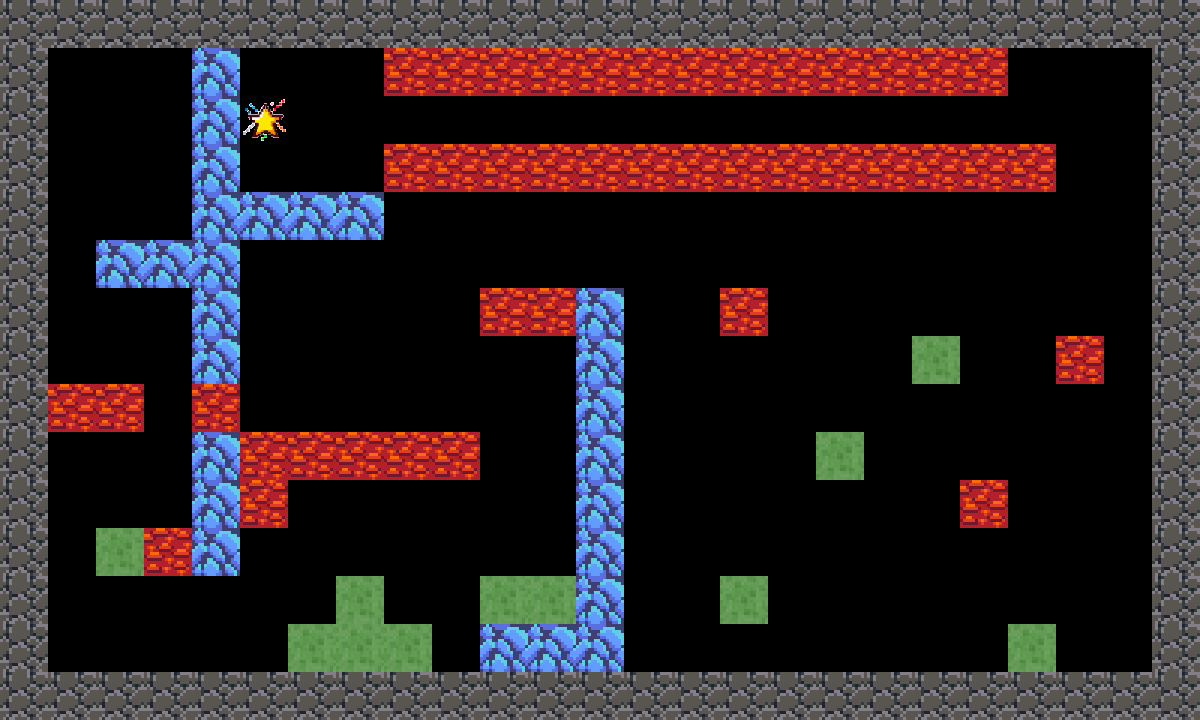

Tiled map render using the project's own tile images. Description and the whole map definition, tile-layer contents included, below:
An orthogonal 25x15 tile map with 48x48 px tiles, 6 tile layers (WallTileLayer, BlueTileLayer, RedTileLayer, GreenTileLayer, ...) and 28 objects.

<map version="1.10" tiledversion="1.10.0" orientation="orthogonal" renderorder="right-down" width="25" height="15" tilewidth="48" tileheight="48" infinite="0" nextlayerid="13" nextobjectid="34">
 <tileset firstgid="1" source="colorSwapTiles.tsx" />
 <layer id="1" name="WallTileLayer" width="25" height="15">
  <data encoding="csv">
5,5,5,5,5,5,5,5,5,5,5,5,5,5,5,5,5,5,5,5,5,5,5,5,5,
5,0,0,0,0,0,0,0,0,0,0,0,0,0,0,0,0,0,0,0,0,0,0,0,5,
5,0,0,0,0,0,0,0,0,0,0,0,0,0,0,0,0,0,0,0,0,0,0,0,5,
5,0,0,0,0,0,0,0,0,0,0,0,0,0,0,0,0,0,0,0,0,0,0,0,5,
5,0,0,0,0,0,0,0,0,0,0,0,0,0,0,0,0,0,0,0,0,0,0,0,5,
5,0,0,0,0,0,0,0,0,0,0,0,0,0,0,0,0,0,0,0,0,0,0,0,5,
5,0,0,0,0,0,0,0,0,0,0,0,0,0,0,0,0,0,0,0,0,0,0,0,5,
5,0,0,0,0,0,0,0,0,0,0,0,0,0,0,0,0,0,0,0,0,0,0,0,5,
5,0,0,0,0,0,0,0,0,0,0,0,0,0,0,0,0,0,0,0,0,0,0,0,5,
5,0,0,0,0,0,0,0,0,0,0,0,0,0,0,0,0,0,0,0,0,0,0,0,5,
5,0,0,0,0,0,0,0,0,0,0,0,0,0,0,0,0,0,0,0,0,0,0,0,5,
5,0,0,0,0,0,0,0,0,0,0,0,0,0,0,0,0,0,0,0,0,0,0,0,5,
5,0,0,0,0,0,0,0,0,0,0,0,0,0,0,0,0,0,0,0,0,0,0,0,5,
5,0,0,0,0,0,0,0,0,0,0,0,0,0,0,0,0,0,0,0,0,0,0,0,5,
5,5,5,5,5,5,5,5,5,5,5,5,5,5,5,5,5,5,5,5,5,5,5,5,5
</data>
 </layer>
 <layer id="2" name="BlueTileLayer" width="25" height="15">
  <data encoding="csv">
0,0,0,0,0,0,0,0,0,0,0,0,0,0,0,0,0,0,0,0,0,0,0,0,0,
0,0,0,0,2,0,0,0,0,0,0,0,0,0,0,0,0,0,0,0,0,0,0,0,0,
0,0,0,0,2,0,0,0,0,0,0,0,0,0,0,0,0,0,0,0,0,0,0,0,0,
0,0,0,0,2,0,0,0,0,0,0,0,0,0,0,0,0,0,0,0,0,0,0,0,0,
0,0,0,0,2,2,2,2,0,0,0,0,0,0,0,0,0,0,0,0,0,0,0,0,0,
0,0,2,2,2,0,0,0,0,0,0,0,0,0,0,0,0,0,0,0,0,0,0,0,0,
0,0,0,0,2,0,0,0,0,0,0,0,2,0,0,0,0,0,0,0,0,0,0,0,0,
0,0,0,0,2,0,0,0,0,0,0,0,2,0,0,0,0,0,0,0,0,0,0,0,0,
0,0,0,0,0,0,0,0,0,0,0,0,2,0,0,0,0,0,0,0,0,0,0,0,0,
0,0,0,0,2,0,0,0,0,0,0,0,2,0,0,0,0,0,0,0,0,0,0,0,0,
0,0,0,0,2,0,0,0,0,0,0,0,2,0,0,0,0,0,0,0,0,0,0,0,0,
0,0,0,0,2,0,0,0,0,0,0,0,2,0,0,0,0,0,0,0,0,0,0,0,0,
0,0,0,0,0,0,0,0,0,0,0,0,2,0,0,0,0,0,0,0,0,0,0,0,0,
0,0,0,0,0,0,0,0,0,0,2,2,2,0,0,0,0,0,0,0,0,0,0,0,0,
0,0,0,0,0,0,0,0,0,0,0,0,0,0,0,0,0,0,0,0,0,0,0,0,0
</data>
 </layer>
 <layer id="3" name="RedTileLayer" width="25" height="15">
  <data encoding="csv">
0,0,0,0,0,0,0,0,0,0,0,0,0,0,0,0,0,0,0,0,0,0,0,0,0,
0,0,0,0,0,0,0,0,1,1,1,1,1,1,1,1,1,1,1,1,1,0,0,0,0,
0,0,0,0,0,0,0,0,0,0,0,0,0,0,0,0,0,0,0,0,0,0,0,0,0,
0,0,0,0,0,0,0,0,1,1,1,1,1,1,1,1,1,1,1,1,1,1,0,0,0,
0,0,0,0,0,0,0,0,0,0,0,0,0,0,0,0,0,0,0,0,0,0,0,0,0,
0,0,0,0,0,0,0,0,0,0,0,0,0,0,0,0,0,0,0,0,0,0,0,0,0,
0,0,0,0,0,0,0,0,0,0,1,1,0,0,0,1,0,0,0,0,0,0,0,0,0,
0,0,0,0,0,0,0,0,0,0,0,0,0,0,0,0,0,0,0,0,0,0,1,0,0,
0,1,1,0,1,0,0,0,0,0,0,0,0,0,0,0,0,0,0,0,0,0,0,0,0,
0,0,0,0,0,1,1,1,1,1,0,0,0,0,0,0,0,0,0,0,0,0,0,0,0,
0,0,0,0,0,1,0,0,0,0,0,0,0,0,0,0,0,0,0,0,1,0,0,0,0,
0,0,0,1,0,0,0,0,0,0,0,0,0,0,0,0,0,0,0,0,0,0,0,0,0,
0,0,0,0,0,0,0,0,0,0,0,0,0,0,0,0,0,0,0,0,0,0,0,0,0,
0,0,0,0,0,0,0,0,0,0,0,0,0,0,0,0,0,0,0,0,0,0,0,0,0,
0,0,0,0,0,0,0,0,0,0,0,0,0,0,0,0,0,0,0,0,0,0,0,0,0
</data>
 </layer>
 <layer id="4" name="GreenTileLayer" width="25" height="15">
  <data encoding="csv">
0,0,0,0,0,0,0,0,0,0,0,0,0,0,0,0,0,0,0,0,0,0,0,0,0,
0,0,0,0,0,0,0,0,0,0,0,0,0,0,0,0,0,0,0,0,0,0,0,0,0,
0,0,0,0,0,0,0,0,0,0,0,0,0,0,0,0,0,0,0,0,0,0,0,0,0,
0,0,0,0,0,0,0,0,0,0,0,0,0,0,0,0,0,0,0,0,0,0,0,0,0,
0,0,0,0,0,0,0,0,0,0,0,0,0,0,0,0,0,0,0,0,0,0,0,0,0,
0,0,0,0,0,0,0,0,0,0,0,0,0,0,0,0,0,0,0,0,0,0,0,0,0,
0,0,0,0,0,0,0,0,0,0,0,0,0,0,0,0,0,0,0,0,0,0,0,0,0,
0,0,0,0,0,0,0,0,0,0,0,0,0,0,0,0,0,0,0,3,0,0,0,0,0,
0,0,0,0,0,0,0,0,0,0,0,0,0,0,0,0,0,0,0,0,0,0,0,0,0,
0,0,0,0,0,0,0,0,0,0,0,0,0,0,0,0,0,3,0,0,0,0,0,0,0,
0,0,0,0,0,0,0,0,0,0,0,0,0,0,0,0,0,0,0,0,0,0,0,0,0,
0,0,3,0,0,0,0,0,0,0,0,0,0,0,0,0,0,0,0,0,0,0,0,0,0,
0,0,0,0,0,0,0,3,0,0,3,3,0,0,0,3,0,0,0,0,0,0,0,0,0,
0,0,0,0,0,0,3,3,3,0,0,0,0,0,0,0,0,0,0,0,0,3,0,0,0,
0,0,0,0,0,0,0,0,0,0,0,0,0,0,0,0,0,0,0,0,0,0,0,0,0
</data>
 </layer>
 <objectgroup id="6" name="Star">
  <object id="4" x="240" y="96" width="48" height="48" />
 </objectgroup>
 <layer id="5" name="PurpleTileLayer" width="25" height="15">
  <data encoding="csv">
0,0,0,0,0,0,0,0,0,0,0,0,0,0,0,0,0,0,0,0,0,0,0,0,0,
0,0,0,0,0,0,0,0,0,0,0,0,0,0,0,0,0,0,0,0,0,0,0,0,0,
0,0,0,0,0,0,0,0,0,0,0,0,0,0,0,0,0,0,0,0,0,0,0,0,0,
0,0,0,0,0,0,0,0,0,0,0,0,0,0,0,0,0,0,0,0,0,0,0,0,0,
0,0,0,0,0,0,0,0,0,0,0,0,0,0,0,0,0,0,0,0,0,0,0,0,0,
0,0,0,0,0,0,0,0,0,0,0,0,0,0,0,0,0,0,0,0,0,0,0,0,0,
0,0,0,0,0,0,0,0,0,0,0,0,0,0,0,0,0,0,0,0,0,0,0,0,0,
0,0,0,0,0,0,0,0,0,0,0,0,0,0,0,0,0,0,0,0,0,0,0,0,0,
0,0,0,0,0,0,0,0,0,0,0,0,0,0,0,0,0,0,0,0,0,0,0,0,0,
0,0,0,0,0,0,0,0,0,0,0,0,0,0,0,0,0,0,0,0,0,0,0,0,0,
0,0,0,0,0,0,0,0,0,0,0,0,0,0,0,0,0,0,0,0,0,0,0,0,0,
0,0,0,0,0,0,0,0,0,0,0,0,0,0,0,0,0,0,0,0,0,0,0,0,0,
0,0,0,0,0,0,0,0,0,0,0,0,0,0,0,0,0,0,0,0,0,0,0,0,0,
0,0,0,0,0,0,0,0,0,0,0,0,0,0,0,0,0,0,0,0,0,0,0,0,0,
0,0,0,0,0,0,0,0,0,0,0,0,0,0,0,0,0,0,0,0,0,0,0,0,0
</data>
 </layer>
 <objectgroup id="7" name="BluePlat">
  <object id="25" x="576" y="288" width="48" height="384" />
  <object id="26" x="480" y="624" width="96" height="48" />
  <object id="27" x="192" y="432" width="48" height="144" />
  <object id="29" x="192" y="48" width="48" height="336" />
  <object id="30" x="240" y="192" width="144" height="48" />
  <object id="31" x="96" y="240" width="96" height="48" />
 </objectgroup>
 <objectgroup id="10" name="PurplePlat" />
 <objectgroup id="9" name="GreenPlat">
  <object id="18" x="912" y="336" width="48" height="48" />
  <object id="19" x="1008" y="624" width="48" height="48" />
  <object id="20" x="816" y="432" width="48" height="48" />
  <object id="21" x="720" y="576" width="48" height="48" />
  <object id="22" x="480" y="576" width="96" height="48" />
  <object id="23" x="288" y="624" width="144" height="48" />
  <object id="24" x="336" y="576" width="48" height="48" />
  <object id="32" x="96" y="528" width="48" height="48" />
 </objectgroup>
 <objectgroup id="8" name="RedPlat">
  <object id="6" x="384" y="48" width="624" height="48" />
  <object id="7" x="384" y="144" width="672" height="48" />
  <object id="8" x="48" y="384" width="96" height="48" />
  <object id="9" x="192" y="384" width="48" height="48" />
  <object id="10" x="144" y="528" width="48" height="48" />
  <object id="11" x="240" y="432" width="48" height="96" />
  <object id="12" x="288" y="432" width="144" height="48" />
  <object id="13" x="432" y="432" width="48" height="48" />
  <object id="14" x="480" y="288" width="96" height="48" />
  <object id="15" x="720" y="288" width="48" height="48" />
  <object id="16" x="960" y="480" width="48" height="48" />
  <object id="17" x="1056" y="336" width="48" height="48" />
 </objectgroup>
 <layer id="12" name="StarTileLayer" width="25" height="15">
  <data encoding="csv">
0,0,0,0,0,0,0,0,0,0,0,0,0,0,0,0,0,0,0,0,0,0,0,0,0,
0,0,0,0,0,0,0,0,0,0,0,0,0,0,0,0,0,0,0,0,0,0,0,0,0,
0,0,0,0,0,6,0,0,0,0,0,0,0,0,0,0,0,0,0,0,0,0,0,0,0,
0,0,0,0,0,0,0,0,0,0,0,0,0,0,0,0,0,0,0,0,0,0,0,0,0,
0,0,0,0,0,0,0,0,0,0,0,0,0,0,0,0,0,0,0,0,0,0,0,0,0,
0,0,0,0,0,0,0,0,0,0,0,0,0,0,0,0,0,0,0,0,0,0,0,0,0,
0,0,0,0,0,0,0,0,0,0,0,0,0,0,0,0,0,0,0,0,0,0,0,0,0,
0,0,0,0,0,0,0,0,0,0,0,0,0,0,0,0,0,0,0,0,0,0,0,0,0,
0,0,0,0,0,0,0,0,0,0,0,0,0,0,0,0,0,0,0,0,0,0,0,0,0,
0,0,0,0,0,0,0,0,0,0,0,0,0,0,0,0,0,0,0,0,0,0,0,0,0,
0,0,0,0,0,0,0,0,0,0,0,0,0,0,0,0,0,0,0,0,0,0,0,0,0,
0,0,0,0,0,0,0,0,0,0,0,0,0,0,0,0,0,0,0,0,0,0,0,0,0,
0,0,0,0,0,0,0,0,0,0,0,0,0,0,0,0,0,0,0,0,0,0,0,0,0,
0,0,0,0,0,0,0,0,0,0,0,0,0,0,0,0,0,0,0,0,0,0,0,0,0,
0,0,0,0,0,0,0,0,0,0,0,0,0,0,0,0,0,0,0,0,0,0,0,0,0
</data>
 </layer>
 <objectgroup id="11" name="PlayerSpawn">
  <object id="3" x="96" y="144">
   <point />
  </object>
 </objectgroup>
</map>
